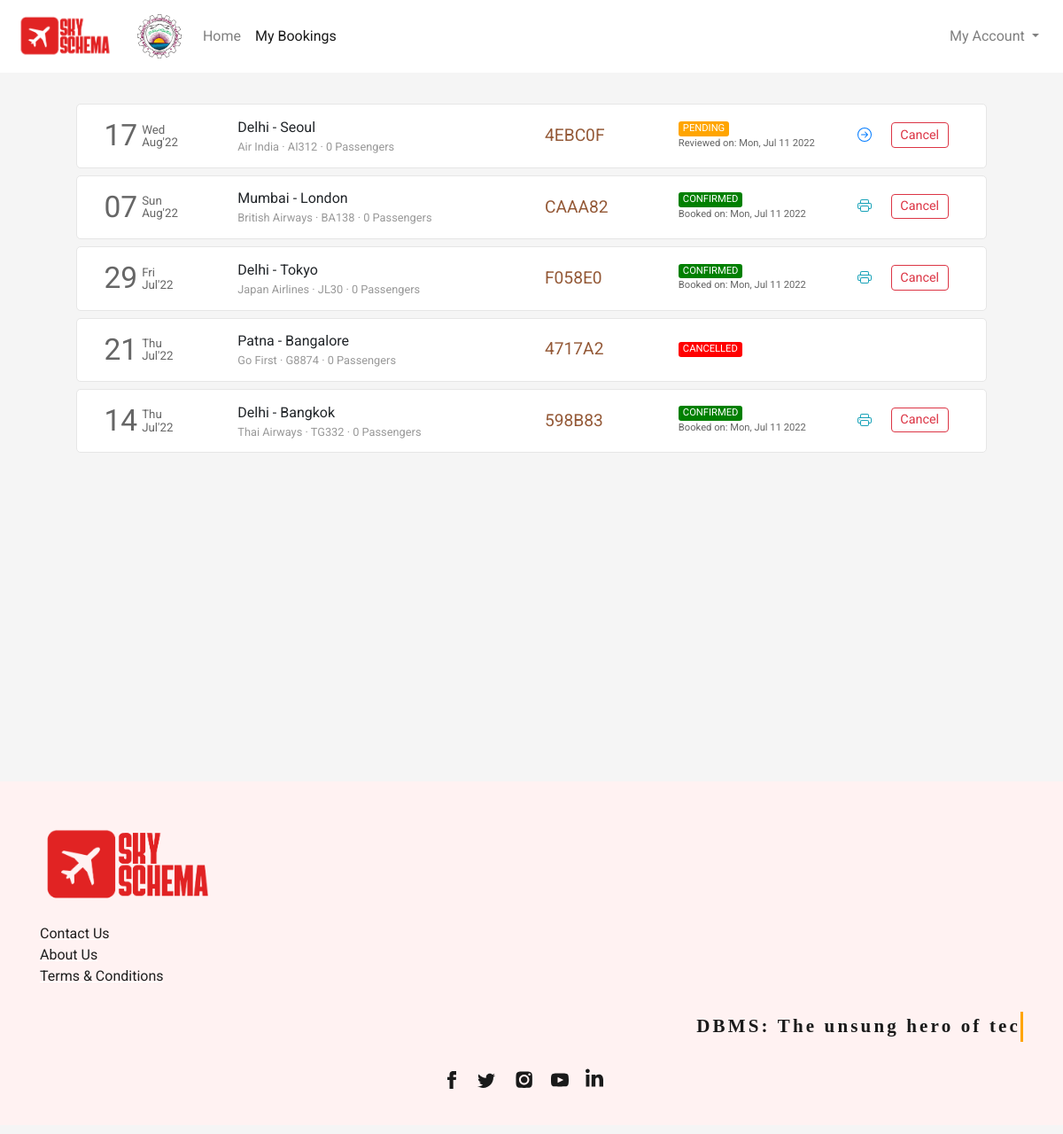
The app's page /flight/bookings (signed in) with its own data.
### flight/models.py (models this page shows, shortened)
class Ticket(models.Model):
    user = models.ForeignKey(User,on_delete=models.CASCADE,related_name="bookings", blank=True, null=True)
    ref_no = models.CharField(max_length=6, unique=True)
    passengers = models.ManyToManyField(Passenger, related_name="flight_tickets")
    flight = models.ForeignKey(Flight, on_delete=models.CASCADE, related_name="tickets", blank=True, null=True)
    flight_ddate = models.DateField(blank=True, null=True)
    flight_adate = models.DateField(blank=True, null=True)
    flight_fare = models.FloatField(blank=True,null=True)
    other_charges = models.FloatField(blank=True,null=True)
    coupon_used = models.CharField(max_length=15,blank=True)
    coupon_discount = models.FloatField(default=0.0)
    total_fare = models.FloatField(blank=True, null=True)
    seat_class = models.CharField(max_length=20, choices=SEAT_CLASS)
    booking_date = models.DateTimeField(default=datetime.now)
    mobile = models.CharField(max_length=20,blank=True)
    email = models.EmailField(max_length=45, blank=True)
    status = models.CharField(max_length=45, choices=TICKET_STATUS)

class Flight(models.Model):
    origin = models.ForeignKey(Place, on_delete=models.CASCADE, related_name="departures")
    destination = models.ForeignKey(Place, on_delete=models.CASCADE, related_name="arrivals")
    depart_time = models.TimeField(auto_now=False, auto_now_add=False)
    depart_day = models.ManyToManyField(Week, related_name="flights_of_the_day")
    duration = models.DurationField(null=True)
    arrival_time = models.TimeField(auto_now=False, auto_now_add=False)
    plane = models.CharField(max_length=24)
    airline = models.CharField(max_length=64)
    economy_fare = models.FloatField(null=True)
    business_fare = models.FloatField(null=True)
    first_fare = models.FloatField(null=True)

class Place(models.Model):
    city = models.CharField(max_length=64)
    airport = models.CharField(max_length=64)
    code = models.CharField(max_length=3)
    country = models.CharField(max_length=64)

### flight/views.py (the view)
# urls.py: path('flight/bookings', views.bookings, name="bookings"),
def bookings(request):
    if request.user.is_authenticated:
        tickets = Ticket.objects.filter(user=request.user).order_by('-booking_date')
        return render(request, 'flight/bookings.html', {
            'page': 'bookings',
            'tickets': tickets
        })
    else:
        return HttpResponseRedirect(reverse('login'))

### flight/templates/flight/bookings.html (shortened to what this page needs)
{% extends 'flight/layout.html' %}
{% load static %}
{% block head %}
    <link rel="stylesheet" href="{% static 'css/bookings_style.css' %}">
{% endblock head %}
{% block body %}
    <section class="section section1">
        <div class="container">
            {% if tickets %}
                {% for ticket in tickets %}
                    <div class="row each-booking-div" id="{{ticket.ref_no}}">
                        <div class="col-2" style="display: flex;">
                            <div style="display: flex; color: #666666; margin-top: auto;">
                                <div>
                                    <span style="font-size: 2.1em;">{{ticket.flight_ddate | date:"d"}}</span>
                                </div>
                                <div style="font-size: smaller; display: flex; margin: auto 0; padding-left: 5px; line-height: 1em;">
                                    <div style="margin: auto;">
                                        <div style="margin-bottom: 1px;">{{ticket.flight_ddate | date:"D"}}</div>
                                        <div style="margin-top: 1px;">{{ticket.flight_ddate | date:"M'y"}}</div>
                                    </div>
                                </div>
                            </div>
                        </div>
                        <div class="col-4 middle-div">
                            <div style="width:100%">
                                <div class="row places-div" style=" display: flex;">
                                    <div style="max-width: 45%;">{{ticket.flight.origin.city}}</div>
                                    <div>&nbsp;-&nbsp;</div>
                                    <div style="max-width: 45%;">{{ticket.flight.destination.city}}</div>
                                </div>
                                <div class="row places-div" style="font-size: .8em; color: #999999; ">
                                    <div style="max-width: 100%;">{{ticket.flight.airline}} &middot; {{ticket.flight.plane}} &middot; {{ticket.passengers.count}} Passengers</div>
                                </div>
                            </div>
                        </div>
                        <div class="col-2 middle-div">
                            <div style="font-size: 1.2em; color: #945937;">{{ticket.ref_no}}</div>
                        </div>
                        <div class="col-2 middle-div">
                            <div>
                                <div class="row status-div">
                                    {% if ticket.status == 'CONFIRMED' %}
                                        <div class="green">{{ticket.status}}</div>
                                    {% endif %}
                                    {% if ticket.status == 'PENDING' %}
                                        <div class="orange">{{ticket.status}}</div>
                                    {% endif %}
                                    {% if ticket.status == 'CANCELLED' %}
                                        <div class="red">{{ticket.status}}</div>
                                    {% endif %}
                                </div>
                                <div class="row booking-date-div" style="font-size: .7em; color: #666;">
                                    {% if ticket.status == 'CONFIRMED' %}
                                        Booked on: {{ticket.booking_date | date:"D, M d Y"}}
                                    {% endif %}
                                    {% if ticket.status == 'PENDING' %}
                                        Reviewed on: {{ticket.booking_date | date:"D, M d Y"}}
                                    {% endif %}
                                </div>
                            </div>
                        </div>
                        <div class="col-2 last-div">
                            <div>
                                <div class="ticket-action-div">
                                    {% if ticket.status == 'CONFIRMED' %}
                                        <form action="{% url 'getticket' %}" method="get" target="_blank">
                                            <button type="submit" class="btn btn-outline-info btnp pbtn">
                                            </button>
                                        </form>
                                        <button class="btn btn-outline-danger btnp cbtn"  data-ref="{{ticket.ref_no}}" onclick="popup(this)">Cancel</button>
                                    {% endif %}
                                    {% if ticket.status == 'PENDING' %}
                                        <form action="{% url 'resumebooking' %}" method="POST">
                                            <button type="submit" class="btn btn-outline-primary btnp rbtn">
                                            </button>
                                        </form>
                                        <button type="button" class="btn btn-outline-danger btnp cbtn" data-ref="{{ticket.ref_no}}" onclick="popup(this)">Cancel</button>
                                    {% endif %}
                                </div>
                            </div>
                        </div>
                    </div>
                {% endfor %}
            {% endif %}
        </div>
    </section>
{% endblock %}

### flight/templates/flight/layout.html (shortened to what this page needs)
{% load static %}
<!DOCTYPE html>
<html lang="en">
<head>
  <link rel="stylesheet" href="https://stackpath.bootstrapcdn.com/bootstrap/4.4.1/css/bootstrap.min.css">
  <link rel="stylesheet" href="https://use.typekit.net/cav5lva.css">
  <link rel="stylesheet" href="{% static 'css/layout_style.css' %}">
  {% block head %}
  {% endblock %}
</head>
<body>
  <div class="container-fluid">
      <nav class="navbar navbar-expand-lg navbar-light">
        <a class="navbar-brand" href="{% url 'index' %}">
            <img src="{% static 'img/logo2.png' %}" height="50" alt="">
        </a>
        <a class="navbar-brand" href="#">
            <img src="{% static 'img/nedlogo.png' %}" height="50" width="50" alt="" style="margin-left: 10px;">
        </a>
      <div class="collapse navbar-collapse" id="navbarSupportedContent">
        <ul class="navbar-nav mr-auto">
          <li class="nav-item {% if not page %}active{% endif %}">
            <a class="nav-link" href="{% url 'index' %}">Home</a>
          </li>
          <li class="nav-item {% if page == 'bookings' %}active{% endif %}">
            <a class="nav-link" href="{% url 'bookings' %}">My Bookings</a>
          </li>
        </ul>
        <ul class="navbar-nav">
          {% if not user.is_authenticated %}
            <li class="nav-item">
              <button class="btn btn-outline-danger" style="border-radius: 25rem;" onclick="window.location.href = '/login';">
                <svg width="1.1em" height="1.1em" viewBox="0 1.5 16 16" class="bi bi-person-fill" fill="currentColor" xmlns="http://www.w3.org/2000/svg">
                  <path fill-rule="evenodd" d="M3 14s-1 0-1-1 1-4 6-4 6 3 6 4-1 1-1 1H3zm5-6a3 3 0 1 0 0-6 3 3 0 0 0 0 6z"/>
                </svg>
                Login
              </button>
            </li>
          {% else %}
            <li class="nav-item dropdown my-account">
              <a class="nav-link dropdown-toggle" href="#" id="navbarDropdown" role="button" data-toggle="dropdown" aria-haspopup="true" aria-expanded="false">
                My Account
              </a>
            </li>
          {% endif %}
        </ul>
      </div>
    </nav>
    <main>
      {% block body %}{% endblock %}
    </main>
    <footer>
      <div class="container">
        <div>
          <div class="logo-container">
            <img src="{% static 'img/logo2.png' %}" style="width: 200px;">
          </div>
          <div class="footer-content">
            <div class="links-container">
              <div>
                <ul class="link-list">
                  <li class="list-item"><a class="footer-links" href="{% url 'contact' %}">Contact Us</a></li>
                  <li class="list-item"><a class="footer-links" href="{% url 'aboutus' %}">About Us</a></li>
                  <li class="list-item"><a class="footer-links" href="{% url 'termsandconditions' %}">Terms &amp; Conditions</a></li>
                </ul>
              </div>
            </div>
            <div class="quote-container">
              <div class="quote"></div>
          </div>
          </div>
          <div class="social-links">
            <div class="social-icons">
              <a href="#" class="social-icon">
              </a>
              <a href="#" class="social-icon">
              </a>
              <a href="#" class="social-icon">
              </a>
              <a href="#" class="social-icon">
              </a>
              <a href="#" class="social-icon">
              </a>
            </div>
          </div>
        </div>
      </div>
    </footer>
  </div>
</body>
</html>

### flight/static/css/layout_style.css (style rules this page uses)
body { margin: 0px; padding: 0px; font-family: "Rubik", sans-serif; font-weight: normal; font-style: normal; min-width: 250px; }
.container-fluid { padding-left: 0px; padding-right: 0px; }
.navbar { padding: .7rem 1.2rem; background-color: #fff; transition-duration: .2s; }
.section { background-size: cover; background-position: center; background-repeat: no-repeat; padding: 30px 50px; min-height: 100vh; }
footer { background-color: rgb(255,242,242); margin-top: 0px; padding-top: 1px; }
footer .container > div { font-family: Barlow, sans-serif; margin: 48px 0px 10px; flex-shrink: 0; max-width: 100%; overflow: hidden; }
.footer-content { padding-top: 20px; display: flex; -webkit-box-pack: justify; justify-content: space-between; }
.links-container { text-align: left; flex-direction: row; display: flex; }
.quote-container { text-align: right; }
.logo-container img { width: 200px; }
.links-container > div { flex: 1 0 0px; }
.links-container > div ul { padding-inline-start: 0px; margin-block-start: 0px; margin-block-end: 0px; list-style-type: none; margin-right: 50px; }
.footer-links { white-space: nowrap; color: rgb(31, 31, 31); text-decoration: underline solid rgb(255, 255, 255); transition: all 0.1s ease 0s; }
.quote-container .quote { font-family: utopia-std, serif; text-align: center; color: rgb(26, 26, 26); max-width: 500px; margin: auto; font-size: 21px; font-weight: 600; line-height: 1.6; }
.social-icons { list-style-type: none; display: flex; margin: 0px auto; padding: 20px 0px; width: 100%; max-width: 200px; justify-content: space-evenly; }
.social-icons a { height: 44px; width: 44px; }
.quote-container { text-align: center; margin-top: 100px; }
.quote { overflow: hidden; border-right: .15em solid orange; white-space: nowrap; margin: 0 auto; letter-spacing: .15em; animation: typing 3.5s steps(40, end), blink-caret .75s step-end infinite; }

### flight/static/css/bookings_style.css (style rules this page uses)
* { font-family: 'Roboto', sans-serif; }
body { background-color: #f5f5f5; word-wrap: break-word; }
.container { cursor: pointer; }
.each-booking-div { width: 96%; margin: 5px auto 8px auto; transition-duration: .4s; padding: 10px 15px; background-color: #fff; border: 1px solid #e6e6e6; border-radius: 5px; }
.btnp { padding: .15rem .6rem; font-size: .9em; margin-top: 3px; margin-bottom: 5px; }
.each-booking-div > div { display: flex; overflow: auto; }
.each-booking-div > div > div { margin-top: auto; margin-bottom: auto; width: 100%; }
.green, .red, .orange { border-radius: 3px; color: white; padding-left: 5px; padding-right: 5px; font-size: .7em; }
.green { background-color: green; }
.red { background-color: red; }
.orange { background-color: orange; }
.ticket-action-div { display: flex; justify-content: space-evenly; }
.pbtn, .rbtn { border: 0; }

### records on screen
Ticket: flight_ddate "17", flight_ddate "Wed", flight_ddate "Aug'22", flight.origin.city "Delhi", flight.destination.city "Seoul", flight.airline "Air India", flight.plane "AI312", passengers.count "0", ref_no "4EBC0F", status "PENDING", booking_date "Mon, Jul 11 2022"
Ticket: flight_ddate "07", flight_ddate "Sun", flight_ddate "Aug'22", flight.origin.city "Mumbai", flight.destination.city "London", flight.airline "British Airways", flight.plane "BA138", passengers.count "0", ref_no "CAAA82", status "CONFIRMED", booking_date "Mon, Jul 11 2022"
Ticket: flight_ddate "29", flight_ddate "Fri", flight_ddate "Jul'22", flight.origin.city "Delhi", flight.destination.city "Tokyo", flight.airline "Japan Airlines", flight.plane "JL30", passengers.count "0", ref_no "F058E0", status "CONFIRMED", booking_date "Mon, Jul 11 2022"
Ticket: flight_ddate "21", flight_ddate "Thu", flight_ddate "Jul'22", flight.origin.city "Patna", flight.destination.city "Bangalore", flight.airline "Go First", flight.plane "G8874", passengers.count "0", ref_no "4717A2", status "CANCELLED"
Ticket: flight_ddate "14", flight_ddate "Thu", flight_ddate "Jul'22", flight.origin.city "Delhi", flight.destination.city "Bangkok", flight.airline "Thai Airways", flight.plane "TG332", passengers.count "0", ref_no "598B83", status "CONFIRMED", booking_date "Mon, Jul 11 2022"
